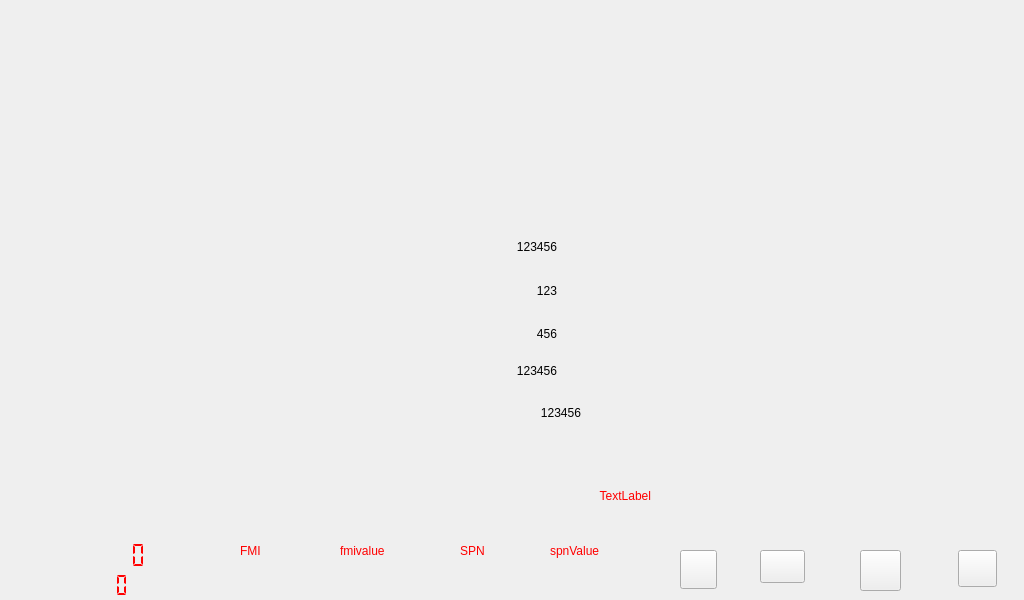
<?xml version="1.0" encoding="UTF-8"?>
<ui version="4.0">
 <class>Widget</class>
 <widget class="QWidget" name="Widget">
  <property name="geometry">
   <rect>
    <x>0</x>
    <y>0</y>
    <width>1024</width>
    <height>600</height>
   </rect>
  </property>
  <property name="windowTitle">
   <string>Widget</string>
  </property>
  <widget class="QPushButton" name="ptn_back">
   <property name="geometry">
    <rect>
     <x>760</x>
     <y>550</y>
     <width>45</width>
     <height>33</height>
    </rect>
   </property>
   <property name="styleSheet">
    <string notr="true">border-image: url(:/new/prefix1/imagejy/qihuan.png);</string>
   </property>
   <property name="text">
    <string/>
   </property>
  </widget>
  <widget class="QPushButton" name="pushButton_timesetup">
   <property name="geometry">
    <rect>
     <x>860</x>
     <y>550</y>
     <width>41</width>
     <height>41</height>
    </rect>
   </property>
   <property name="styleSheet">
    <string notr="true">border-image: url(:/new/prefix1/imagejy/setup.png);</string>
   </property>
   <property name="text">
    <string/>
   </property>
  </widget>
  <widget class="QPushButton" name="pushButton_timesetup_2">
   <property name="geometry">
    <rect>
     <x>680</x>
     <y>550</y>
     <width>37</width>
     <height>39</height>
    </rect>
   </property>
   <property name="styleSheet">
    <string notr="true">border-image: url(:/new/prefix1/imagejy/find.png);</string>
   </property>
   <property name="text">
    <string/>
   </property>
  </widget>
  <widget class="QPushButton" name="pushButton_timesetup_3">
   <property name="geometry">
    <rect>
     <x>958</x>
     <y>550</y>
     <width>39</width>
     <height>37</height>
    </rect>
   </property>
   <property name="styleSheet">
    <string notr="true">border-image: url(:/new/prefix1/imagejy/laba.png);
</string>
   </property>
   <property name="text">
    <string/>
   </property>
  </widget>
  <widget class="QLabel" name="label">
   <property name="geometry">
    <rect>
     <x>453</x>
     <y>226</y>
     <width>104</width>
     <height>42</height>
    </rect>
   </property>
   <property name="styleSheet">
    <string notr="true">font: 22pt &quot;Ubuntu&quot;;</string>
   </property>
   <property name="text">
    <string>123456</string>
   </property>
   <property name="textFormat">
    <enum>Qt::AutoText</enum>
   </property>
   <property name="alignment">
    <set>Qt::AlignRight|Qt::AlignTrailing|Qt::AlignVCenter</set>
   </property>
  </widget>
  <widget class="QLabel" name="label_2">
   <property name="geometry">
    <rect>
     <x>453</x>
     <y>270</y>
     <width>104</width>
     <height>42</height>
    </rect>
   </property>
   <property name="styleSheet">
    <string notr="true">font: 22pt &quot;Ubuntu&quot;;</string>
   </property>
   <property name="text">
    <string>&lt;html&gt;&lt;head/&gt;&lt;body&gt;&lt;p&gt;123&lt;span style=&quot; font-size:20pt;&quot;&gt;&lt;br/&gt;&lt;/span&gt;&lt;/p&gt;&lt;/body&gt;&lt;/html&gt;</string>
   </property>
   <property name="alignment">
    <set>Qt::AlignRight|Qt::AlignTrailing|Qt::AlignVCenter</set>
   </property>
  </widget>
  <widget class="QLabel" name="label_3">
   <property name="geometry">
    <rect>
     <x>453</x>
     <y>313</y>
     <width>104</width>
     <height>42</height>
    </rect>
   </property>
   <property name="styleSheet">
    <string notr="true">font: 22pt &quot;Ubuntu&quot;;</string>
   </property>
   <property name="text">
    <string>&lt;html&gt;&lt;head/&gt;&lt;body&gt;&lt;p&gt;456&lt;/p&gt;&lt;/body&gt;&lt;/html&gt;</string>
   </property>
   <property name="alignment">
    <set>Qt::AlignRight|Qt::AlignTrailing|Qt::AlignVCenter</set>
   </property>
  </widget>
  <widget class="QLabel" name="label_4">
   <property name="geometry">
    <rect>
     <x>453</x>
     <y>357</y>
     <width>104</width>
     <height>42</height>
    </rect>
   </property>
   <property name="styleSheet">
    <string notr="true">font: 22pt &quot;Ubuntu&quot;;</string>
   </property>
   <property name="text">
    <string>&lt;html&gt;&lt;head/&gt;&lt;body&gt;&lt;p&gt;123456&lt;br/&gt;&lt;/p&gt;&lt;/body&gt;&lt;/html&gt;</string>
   </property>
   <property name="alignment">
    <set>Qt::AlignRight|Qt::AlignTrailing|Qt::AlignVCenter</set>
   </property>
  </widget>
  <widget class="QLabel" name="label_5">
   <property name="geometry">
    <rect>
     <x>430</x>
     <y>400</y>
     <width>151</width>
     <height>41</height>
    </rect>
   </property>
   <property name="styleSheet">
    <string notr="true">font: 22pt &quot;Ubuntu&quot;;</string>
   </property>
   <property name="text">
    <string>&lt;html&gt;&lt;head/&gt;&lt;body&gt;&lt;p&gt;123456&lt;br/&gt;&lt;/p&gt;&lt;/body&gt;&lt;/html&gt;</string>
   </property>
   <property name="alignment">
    <set>Qt::AlignRight|Qt::AlignTrailing|Qt::AlignVCenter</set>
   </property>
  </widget>
  <widget class="QLabel" name="label_6">
   <property name="geometry">
    <rect>
     <x>380</x>
     <y>100</y>
     <width>441</width>
     <height>51</height>
    </rect>
   </property>
   <property name="text">
    <string>&lt;html&gt;&lt;head/&gt;&lt;body&gt;&lt;p&gt;&lt;br/&gt;&lt;/p&gt;&lt;/body&gt;&lt;/html&gt;</string>
   </property>
  </widget>
  <widget class="QLCDNumber" name="lcdNumber">
   <property name="geometry">
    <rect>
     <x>30</x>
     <y>570</y>
     <width>101</width>
     <height>31</height>
    </rect>
   </property>
   <property name="styleSheet">
    <string notr="true">color: rgb(255, 0, 0);</string>
   </property>
   <property name="frameShape">
    <enum>QFrame::NoFrame</enum>
   </property>
   <property name="digitCount">
    <number>8</number>
   </property>
   <property name="segmentStyle">
    <enum>QLCDNumber::Flat</enum>
   </property>
  </widget>
  <widget class="QLCDNumber" name="lcdNumber_2">
   <property name="geometry">
    <rect>
     <x>10</x>
     <y>540</y>
     <width>141</width>
     <height>31</height>
    </rect>
   </property>
   <property name="autoFillBackground">
    <bool>false</bool>
   </property>
   <property name="styleSheet">
    <string notr="true">color: rgb(255, 0, 0);</string>
   </property>
   <property name="frameShape">
    <enum>QFrame::NoFrame</enum>
   </property>
   <property name="smallDecimalPoint">
    <bool>false</bool>
   </property>
   <property name="numDigits">
    <number>10</number>
   </property>
   <property name="segmentStyle">
    <enum>QLCDNumber::Flat</enum>
   </property>
  </widget>
  <widget class="QLabel" name="label_7">
   <property name="geometry">
    <rect>
     <x>240</x>
     <y>530</y>
     <width>41</width>
     <height>41</height>
    </rect>
   </property>
   <property name="styleSheet">
    <string notr="true">color: rgb(255, 0, 0);</string>
   </property>
   <property name="text">
    <string>FMI</string>
   </property>
  </widget>
  <widget class="QLabel" name="label_8">
   <property name="geometry">
    <rect>
     <x>460</x>
     <y>530</y>
     <width>41</width>
     <height>41</height>
    </rect>
   </property>
   <property name="styleSheet">
    <string notr="true">color: rgb(255, 0, 0);</string>
   </property>
   <property name="text">
    <string>SPN</string>
   </property>
  </widget>
  <widget class="QLabel" name="label_9">
   <property name="geometry">
    <rect>
     <x>340</x>
     <y>530</y>
     <width>91</width>
     <height>41</height>
    </rect>
   </property>
   <property name="styleSheet">
    <string notr="true">color: rgb(255, 0, 0);</string>
   </property>
   <property name="text">
    <string>fmivalue</string>
   </property>
  </widget>
  <widget class="QLabel" name="label_10">
   <property name="geometry">
    <rect>
     <x>550</x>
     <y>530</y>
     <width>91</width>
     <height>41</height>
    </rect>
   </property>
   <property name="styleSheet">
    <string notr="true">color: rgb(255, 0, 0);</string>
   </property>
   <property name="text">
    <string>spnValue</string>
   </property>
  </widget>
  <widget class="QLabel" name="label_showCan">
   <property name="geometry">
    <rect>
     <x>410</x>
     <y>470</y>
     <width>241</width>
     <height>51</height>
    </rect>
   </property>
   <property name="styleSheet">
    <string notr="true">color: rgb(255, 0, 0);
font: 75 italic 22pt &quot;Ubuntu&quot;;</string>
   </property>
   <property name="text">
    <string>TextLabel</string>
   </property>
   <property name="alignment">
    <set>Qt::AlignRight|Qt::AlignTrailing|Qt::AlignVCenter</set>
   </property>
  </widget>
 </widget>
 <layoutdefault spacing="6" margin="11"/>
 <resources/>
 <connections/>
</ui>
